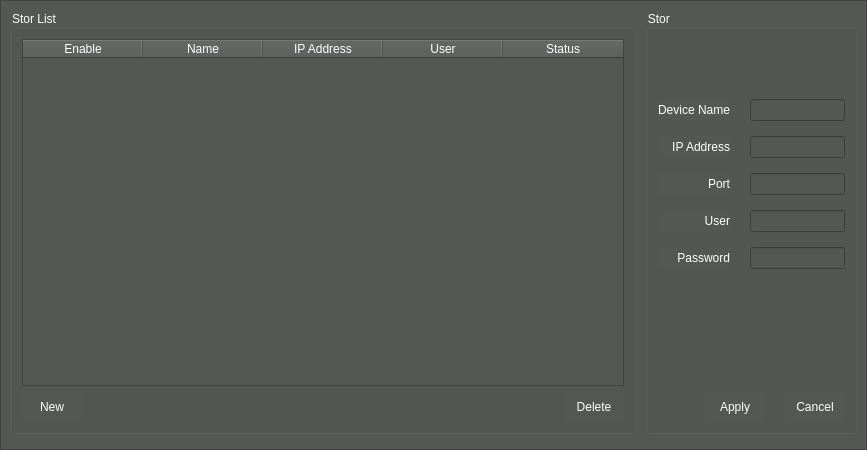
<?xml version="1.0" encoding="UTF-8"?>
<ui version="4.0">
 <class>VidStorAdd</class>
 <widget class="QWidget" name="VidStorAdd">
  <property name="geometry">
   <rect>
    <x>0</x>
    <y>0</y>
    <width>867</width>
    <height>450</height>
   </rect>
  </property>
  <property name="minimumSize">
   <size>
    <width>0</width>
    <height>0</height>
   </size>
  </property>
  <property name="maximumSize">
   <size>
    <width>16777215</width>
    <height>16777215</height>
   </size>
  </property>
  <property name="windowTitle">
   <string>Form</string>
  </property>
  <property name="styleSheet">
   <string notr="true">color: rgb(255, 255, 255);
background-color: rgb(85, 87, 83);</string>
  </property>
  <layout class="QVBoxLayout" name="verticalLayout_3">
   <property name="spacing">
    <number>0</number>
   </property>
   <property name="leftMargin">
    <number>0</number>
   </property>
   <property name="topMargin">
    <number>0</number>
   </property>
   <property name="rightMargin">
    <number>0</number>
   </property>
   <property name="bottomMargin">
    <number>0</number>
   </property>
   <item>
    <widget class="QScrollArea" name="scrollArea">
     <property name="widgetResizable">
      <bool>true</bool>
     </property>
     <widget class="QWidget" name="scrollAreaWidgetContents">
      <property name="geometry">
       <rect>
        <x>0</x>
        <y>0</y>
        <width>865</width>
        <height>448</height>
       </rect>
      </property>
      <layout class="QVBoxLayout" name="verticalLayout_4">
       <item>
        <layout class="QHBoxLayout" name="horizontalLayout">
         <property name="spacing">
          <number>10</number>
         </property>
         <item>
          <widget class="QGroupBox" name="groupBox">
           <property name="title">
            <string>Stor List</string>
           </property>
           <layout class="QVBoxLayout" name="verticalLayout_2">
            <item>
             <widget class="QTableWidget" name="tableWidget">
              <property name="layoutDirection">
               <enum>Qt::LeftToRight</enum>
              </property>
              <property name="sizeAdjustPolicy">
               <enum>QAbstractScrollArea::AdjustToContents</enum>
              </property>
              <property name="editTriggers">
               <set>QAbstractItemView::NoEditTriggers</set>
              </property>
              <property name="selectionMode">
               <enum>QAbstractItemView::SingleSelection</enum>
              </property>
              <property name="selectionBehavior">
               <enum>QAbstractItemView::SelectRows</enum>
              </property>
              <property name="textElideMode">
               <enum>Qt::ElideMiddle</enum>
              </property>
              <property name="verticalScrollMode">
               <enum>QAbstractItemView::ScrollPerItem</enum>
              </property>
              <property name="horizontalScrollMode">
               <enum>QAbstractItemView::ScrollPerItem</enum>
              </property>
              <property name="gridStyle">
               <enum>Qt::SolidLine</enum>
              </property>
              <property name="sortingEnabled">
               <bool>false</bool>
              </property>
              <property name="wordWrap">
               <bool>false</bool>
              </property>
              <property name="cornerButtonEnabled">
               <bool>false</bool>
              </property>
              <property name="columnCount">
               <number>5</number>
              </property>
              <attribute name="horizontalHeaderVisible">
               <bool>true</bool>
              </attribute>
              <attribute name="horizontalHeaderCascadingSectionResizes">
               <bool>false</bool>
              </attribute>
              <attribute name="horizontalHeaderDefaultSectionSize">
               <number>120</number>
              </attribute>
              <attribute name="horizontalHeaderHighlightSections">
               <bool>true</bool>
              </attribute>
              <attribute name="horizontalHeaderMinimumSectionSize">
               <number>50</number>
              </attribute>
              <attribute name="horizontalHeaderStretchLastSection">
               <bool>true</bool>
              </attribute>
              <attribute name="verticalHeaderVisible">
               <bool>true</bool>
              </attribute>
              <attribute name="verticalHeaderHighlightSections">
               <bool>true</bool>
              </attribute>
              <attribute name="verticalHeaderStretchLastSection">
               <bool>false</bool>
              </attribute>
              <column>
               <property name="text">
                <string>Enable</string>
               </property>
              </column>
              <column>
               <property name="text">
                <string>Name</string>
               </property>
              </column>
              <column>
               <property name="text">
                <string>IP Address</string>
               </property>
              </column>
              <column>
               <property name="text">
                <string>User</string>
               </property>
              </column>
              <column>
               <property name="text">
                <string>Status</string>
               </property>
              </column>
             </widget>
            </item>
            <item>
             <layout class="QGridLayout" name="gridLayout_3">
              <property name="horizontalSpacing">
               <number>20</number>
              </property>
              <property name="verticalSpacing">
               <number>0</number>
              </property>
              <item row="0" column="3">
               <widget class="QPushButton" name="pbDelete">
                <property name="minimumSize">
                 <size>
                  <width>60</width>
                  <height>30</height>
                 </size>
                </property>
                <property name="maximumSize">
                 <size>
                  <width>60</width>
                  <height>30</height>
                 </size>
                </property>
                <property name="styleSheet">
                 <string notr="true">QPushButton { 
border:none;
color:white;
background-image: url(:/action/resources/button.png);}
QPushButton:hover {
	background-image: url(:/action/resources/buttonpress.png);}
QPushButton:pressed {
	background-image: url(:/action/resources/button.png);}</string>
                </property>
                <property name="text">
                 <string>Delete</string>
                </property>
                <property name="iconSize">
                 <size>
                  <width>60</width>
                  <height>40</height>
                 </size>
                </property>
               </widget>
              </item>
              <item row="0" column="1">
               <widget class="QPushButton" name="pbNew">
                <property name="minimumSize">
                 <size>
                  <width>60</width>
                  <height>30</height>
                 </size>
                </property>
                <property name="maximumSize">
                 <size>
                  <width>60</width>
                  <height>30</height>
                 </size>
                </property>
                <property name="styleSheet">
                 <string notr="true">QPushButton { 
border:none;
color:white;
background-image: url(:/action/resources/button.png);}
QPushButton:hover {
	background-image: url(:/action/resources/buttonpress.png);}
QPushButton:pressed {
	background-image: url(:/action/resources/button.png);}</string>
                </property>
                <property name="text">
                 <string>New</string>
                </property>
                <property name="iconSize">
                 <size>
                  <width>60</width>
                  <height>40</height>
                 </size>
                </property>
               </widget>
              </item>
              <item row="0" column="2">
               <spacer name="horizontalSpacer_3">
                <property name="orientation">
                 <enum>Qt::Horizontal</enum>
                </property>
                <property name="sizeHint" stdset="0">
                 <size>
                  <width>40</width>
                  <height>20</height>
                 </size>
                </property>
               </spacer>
              </item>
             </layout>
            </item>
           </layout>
          </widget>
         </item>
         <item>
          <widget class="QGroupBox" name="groupBox_2">
           <property name="title">
            <string>Stor </string>
           </property>
           <layout class="QVBoxLayout" name="verticalLayout">
            <item>
             <layout class="QGridLayout" name="gridLayout">
              <property name="topMargin">
               <number>60</number>
              </property>
              <property name="horizontalSpacing">
               <number>20</number>
              </property>
              <property name="verticalSpacing">
               <number>15</number>
              </property>
              <item row="5" column="0">
               <widget class="QLabel" name="labelIP">
                <property name="text">
                 <string>IP Address</string>
                </property>
                <property name="alignment">
                 <set>Qt::AlignRight|Qt::AlignTrailing|Qt::AlignVCenter</set>
                </property>
               </widget>
              </item>
              <item row="6" column="0">
               <widget class="QLabel" name="labelPort">
                <property name="text">
                 <string>Port</string>
                </property>
                <property name="alignment">
                 <set>Qt::AlignRight|Qt::AlignTrailing|Qt::AlignVCenter</set>
                </property>
               </widget>
              </item>
              <item row="8" column="1">
               <widget class="QLineEdit" name="lineEditPassword">
                <property name="maximumSize">
                 <size>
                  <width>300</width>
                  <height>16777215</height>
                 </size>
                </property>
               </widget>
              </item>
              <item row="3" column="0">
               <widget class="QLabel" name="labelName">
                <property name="text">
                 <string>Device Name</string>
                </property>
                <property name="alignment">
                 <set>Qt::AlignRight|Qt::AlignTrailing|Qt::AlignVCenter</set>
                </property>
               </widget>
              </item>
              <item row="7" column="1">
               <widget class="QLineEdit" name="lineEditUser">
                <property name="maximumSize">
                 <size>
                  <width>300</width>
                  <height>16777215</height>
                 </size>
                </property>
               </widget>
              </item>
              <item row="3" column="1">
               <widget class="QLineEdit" name="lineEditName">
                <property name="maximumSize">
                 <size>
                  <width>300</width>
                  <height>16777215</height>
                 </size>
                </property>
               </widget>
              </item>
              <item row="5" column="1">
               <widget class="QLineEdit" name="lineEditIP">
                <property name="maximumSize">
                 <size>
                  <width>300</width>
                  <height>16777215</height>
                 </size>
                </property>
               </widget>
              </item>
              <item row="7" column="0">
               <widget class="QLabel" name="labelUser">
                <property name="text">
                 <string>User</string>
                </property>
                <property name="alignment">
                 <set>Qt::AlignRight|Qt::AlignTrailing|Qt::AlignVCenter</set>
                </property>
               </widget>
              </item>
              <item row="8" column="0">
               <widget class="QLabel" name="labelPassword">
                <property name="text">
                 <string>Password</string>
                </property>
                <property name="alignment">
                 <set>Qt::AlignRight|Qt::AlignTrailing|Qt::AlignVCenter</set>
                </property>
               </widget>
              </item>
              <item row="6" column="1">
               <widget class="QLineEdit" name="lineEditPort">
                <property name="maximumSize">
                 <size>
                  <width>300</width>
                  <height>16777215</height>
                 </size>
                </property>
               </widget>
              </item>
             </layout>
            </item>
            <item>
             <spacer name="verticalSpacer">
              <property name="orientation">
               <enum>Qt::Vertical</enum>
              </property>
              <property name="sizeHint" stdset="0">
               <size>
                <width>20</width>
                <height>40</height>
               </size>
              </property>
             </spacer>
            </item>
            <item>
             <layout class="QGridLayout" name="gridLayout_2">
              <property name="horizontalSpacing">
               <number>20</number>
              </property>
              <property name="verticalSpacing">
               <number>0</number>
              </property>
              <item row="0" column="2">
               <widget class="QPushButton" name="pbCancel">
                <property name="minimumSize">
                 <size>
                  <width>60</width>
                  <height>30</height>
                 </size>
                </property>
                <property name="maximumSize">
                 <size>
                  <width>60</width>
                  <height>30</height>
                 </size>
                </property>
                <property name="styleSheet">
                 <string notr="true">QPushButton { 
border:none;
color:white;
background-image: url(:/action/resources/button.png);}
QPushButton:hover {
	background-image: url(:/action/resources/buttonpress.png);}
QPushButton:pressed {
	background-image: url(:/action/resources/button.png);}</string>
                </property>
                <property name="text">
                 <string>Cancel</string>
                </property>
                <property name="iconSize">
                 <size>
                  <width>60</width>
                  <height>40</height>
                 </size>
                </property>
               </widget>
              </item>
              <item row="0" column="1">
               <widget class="QPushButton" name="pbApply">
                <property name="minimumSize">
                 <size>
                  <width>60</width>
                  <height>30</height>
                 </size>
                </property>
                <property name="maximumSize">
                 <size>
                  <width>60</width>
                  <height>30</height>
                 </size>
                </property>
                <property name="styleSheet">
                 <string notr="true">QPushButton { 
border:none;
color:white;
background-image: url(:/action/resources/button.png);}
QPushButton:hover {
	background-image: url(:/action/resources/buttonpress.png);}
QPushButton:pressed {
	background-image: url(:/action/resources/button.png);}</string>
                </property>
                <property name="text">
                 <string>Apply</string>
                </property>
                <property name="iconSize">
                 <size>
                  <width>60</width>
                  <height>40</height>
                 </size>
                </property>
               </widget>
              </item>
              <item row="0" column="0">
               <spacer name="horizontalSpacer_2">
                <property name="orientation">
                 <enum>Qt::Horizontal</enum>
                </property>
                <property name="sizeHint" stdset="0">
                 <size>
                  <width>40</width>
                  <height>20</height>
                 </size>
                </property>
               </spacer>
              </item>
             </layout>
            </item>
           </layout>
          </widget>
         </item>
        </layout>
       </item>
       <item>
        <widget class="QWidget" name="Search" native="true"/>
       </item>
      </layout>
     </widget>
    </widget>
   </item>
  </layout>
 </widget>
 <resources>
  <include location="../../main/vscmainwindows.qrc"/>
 </resources>
 <connections/>
</ui>
